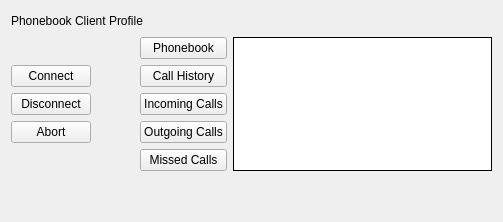
          <widget class="QWidget" name="tabPBC">
           <attribute name="title">
            <string>PBC</string>
           </attribute>
           <layout class="QGridLayout" name="gridLayout_15" columnstretch="2,1,2,7">
            <item row="1" column="3" rowspan="5">
             <widget class="QPlainTextEdit" name="edtPbcResult">
              <property name="frameShape">
               <enum>QFrame::Box</enum>
              </property>
              <property name="frameShadow">
               <enum>QFrame::Plain</enum>
              </property>
             </widget>
            </item>
            <item row="3" column="2">
             <widget class="QPushButton" name="btnPBCICCall">
              <property name="text">
               <string>Incoming Calls</string>
              </property>
             </widget>
            </item>
            <item row="5" column="2">
             <widget class="QPushButton" name="btnPBCMissedCalls">
              <property name="text">
               <string>Missed Calls</string>
              </property>
             </widget>
            </item>
            <item row="2" column="2">
             <widget class="QPushButton" name="btnPBCCallHistory">
              <property name="text">
               <string>Call History</string>
              </property>
             </widget>
            </item>
            <item row="1" column="2">
             <widget class="QPushButton" name="btnPBCPhonebook">
              <property name="text">
               <string>Phonebook</string>
              </property>
             </widget>
            </item>
            <item row="4" column="2">
             <widget class="QPushButton" name="btnPBCOCCalls">
              <property name="text">
               <string>Outgoing Calls</string>
              </property>
             </widget>
            </item>
            <item row="2" column="1">
             <spacer name="horizontalSpacer_15">
              <property name="orientation">
               <enum>Qt::Horizontal</enum>
              </property>
              <property name="sizeHint" stdset="0">
               <size>
                <width>40</width>
                <height>20</height>
               </size>
              </property>
             </spacer>
            </item>
            <item row="6" column="3">
             <spacer name="verticalSpacer_11">
              <property name="orientation">
               <enum>Qt::Vertical</enum>
              </property>
              <property name="sizeHint" stdset="0">
               <size>
                <width>20</width>
                <height>40</height>
               </size>
              </property>
             </spacer>
            </item>
            <item row="4" column="0">
             <widget class="QPushButton" name="btnPBCAbort">
              <property name="text">
               <string>Abort</string>
              </property>
             </widget>
            </item>
            <item row="3" column="0">
             <widget class="QPushButton" name="btnPBCDisconnect">
              <property name="text">
               <string>Disconnect</string>
              </property>
             </widget>
            </item>
            <item row="2" column="0">
             <widget class="QPushButton" name="btnPBCConnect">
              <property name="text">
               <string>Connect</string>
              </property>
             </widget>
            </item>
            <item row="0" column="0" colspan="3">
             <layout class="QHBoxLayout" name="horizontalLayout_23">
              <item>
               <widget class="QLabel" name="label_32">
                <property name="text">
                 <string>Phonebook Client Profile</string>
                </property>
               </widget>
              </item>
              <item>
               <spacer name="horizontalSpacer_14">
                <property name="orientation">
                 <enum>Qt::Horizontal</enum>
                </property>
                <property name="sizeHint" stdset="0">
                 <size>
                  <width>40</width>
                  <height>20</height>
                 </size>
                </property>
               </spacer>
              </item>
             </layout>
            </item>
           </layout>
          </widget>
